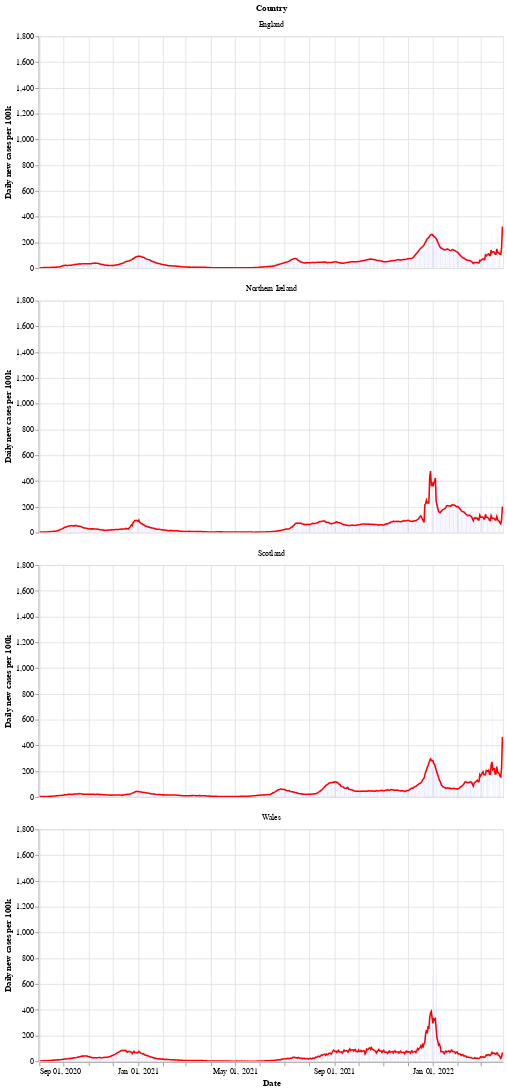

Notebook cell for this chart:
### Markdown cell above
Next is a bar chart of the number of new cases in each country (per 100k population), with the 7 day moving average of cases. Again we see that Wales saw a longer period of raising and falling cases compared to the other countries.

After a period of cases falling, each nation is now seeing a rise in the number of cases - especially in Wales.

### Code cell
# collapse
bars = alt.Chart(uk_cases).mark_bar().encode(
    x=alt.X("yearmonthdate(date):T", axis=alt.Axis(title='Date')),
    y=alt.Y("newCasesRate:Q", axis=alt.Axis(title='Daily new cases per 100k')),
    tooltip='newCasesRate',
    color=alt.condition(
        alt.datum.dailyChange > 0,
        alt.value("orange"),  # The positive color
        alt.value("blue")  # The negative color
    )
).properties(title='New cases per 100k population with rolling 7 day average', width=600).interactive()
line = alt.Chart(uk_cases).mark_line(
    color='red',
    size=2,
).transform_window(
    rolling_mean='mean(newCasesRate)',
    frame=[0, 7],
    groupby=['areaName']
).encode(
    x='yearmonthdate(date):T',
    y='rolling_mean:Q'
)
alt.layer(line, bars, data=uk_cases).facet(alt.Row('areaName', title='Country'), columns=1)

### Figure 1 — Vega-Lite specification as saved in the notebook (floating-point values rounded to 4 significant figures; data arrays with more than 128 entries replaced by an {"elided": "..."} marker saying what was removed)
{"config": {"view": {"continuousWidth": 400, "continuousHeight": 300}}, "data": {"name": "data-8be720c5e21536dde13d49f4453b3352"}, "facet": {"type": "nominal", "field": "areaName", "title": "Country"}, "spec": {"layer": [{"mark": {"type": "line", "color": "red", "size": 2}, "encoding": {"x": {"type": "temporal", "field": "date", "timeUnit": "yearmonthdate"}, "y": {"type": "quantitative", "field": "rolling_mean"}}, "transform": [{"window": [{"op": "mean", "field": "newCasesRate", "as": "rolling_mean"}], "frame": [0, 7], "groupby": ["areaName"]}]}, {"mark": "bar", "encoding": {"color": {"condition": {"value": "orange", "test": "(datum.dailyChange > 0)"}, "value": "blue"}, "tooltip": {"type": "quantitative", "field": "newCasesRate"}, "x": {"type": "temporal", "axis": {"title": "Date"}, "field": "date", "timeUnit": "yearmonthdate"}, "y": {"type": "quantitative", "axis": {"title": "Daily new cases per 100k"}, "field": "newCasesRate"}}, "selection": {"selector002": {"type": "interval", "bind": "scales", "encodings": ["x", "y"]}}, "title": "New cases per 100k population with rolling 7 day average", "width": 600}]}, "columns": 1, "$schema": "https://vega.github.io/schema/vega-lite/v4.8.1.json", "datasets": {"data-8be720c5e21536dde13d49f4453b3352": {"elided": "2296 records"}}}
